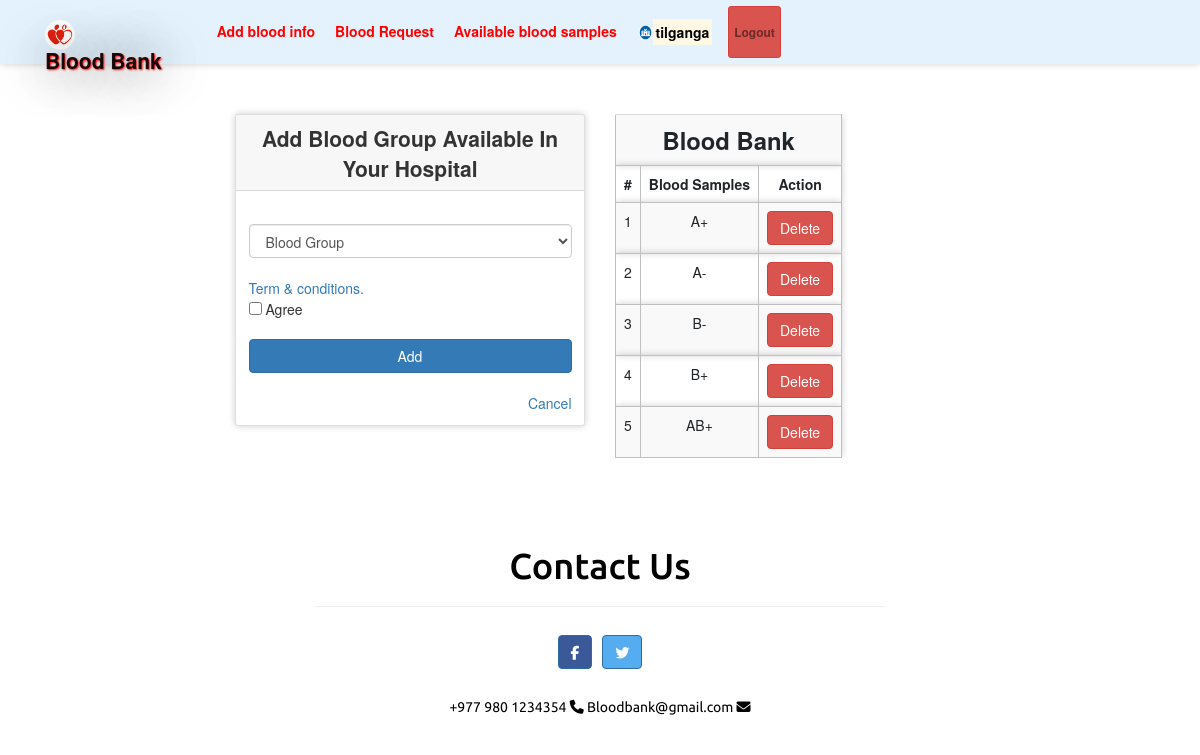
The page /bloodinfo.php (signed in) on the database its author committed.
### tables this page shows
CREATE TABLE `bloodinfo` (
  `bid` int(11) NOT NULL,
  `hid` int(11) NOT NULL,
  `bg` varchar(10) NOT NULL
);

### message.php (called while the page is built, shortened)
<?php $counter=0; if(isset($_GET['msg'])) { ?>
	<div class="col-5 alert alert alert-success alert-dismissible fade show card" id="message">
		<button type="button" class="close" data-dismiss="alert" title="close">&times;</button><?php echo $_GET['msg'];?>
	</div>
<?php }?>

### bloodinfo.php (the view, shortened to what this page needs)
<?php
require 'file/connection.php';
if (!isset($_SESSION['hid'])) {
  header('location:login.php');
} else {
?>
  <!DOCTYPE html>
  <html>
  <?php require 'head.php'; ?>
  <body>
    <?php require 'header.php'; ?>
    <div class="container cont">
      <?php require 'message.php'; ?>
      <div class="row justify-content-center">
        <div class="col-lg-4 col-md-5 col-sm-6 col-xs-7 mb-5">
          <div class="card">
            <div class="card-header title">Add blood group available in your hospital</div>
            <div class="card-body">
              <form action="file/infoAdd.php" method="post">
                <select class="form-control" name="bg" required="">
                  <option disabled selected>Blood Group</option>
                </select><br>
                <a data-toggle="collapse" href="#collapseExample" role="button" aria-expanded="false" aria-controls="collapseExample" title="click to see">Term & conditions. </a><br>
                <input type="checkbox" name="condition" value="agree" required> Agree<br><br>
                <input type="submit" name="add" value="Add" class="btn btn-primary btn-block"><br>
                <a href="index.php" class="float-right" title="click here">Cancel</a>
              </form>
            </div>
          </div>
        </div>
        <?php if (isset($_SESSION['hid'])) {
          $hid = $_SESSION['hid'];
          $sql = "select * from bloodinfo where hid='$hid'";
          $result = mysqli_query($conn, $sql);
        }
        ?>
        <div class="col-lg-4 col-md-5 col-sm-6 col-xs-7 mb-5">
          <table class="table table-striped table-responsive">
            <th colspan="4" class="title">Blood Bank</th>
            <tr>
              <th>#</th>
              <th>Blood Samples</th>
              <th>Action</th>
            </tr>
            <?php while ($row = mysqli_fetch_array($result)) { ?>
              <tr>
                <td><?php echo ++$counter; ?></td>
                <td><?php echo $row['bg']; ?></td>
                <td><a href="file/delete.php?bid=<?php echo $row['bid']; ?>" class="btn btn-danger">Delete</a></td>
              </tr>
            <?php } ?>
          </table>
        </div>
      </div>
    </div>
    <?php require 'footer.php' ?>
  </body>
<?php } ?>

### css/st.css (style rules this page uses)
.cont { padding-top: 20px; text-align: justify; font-size: 1em; }
.card ,nav, .footer,tr,video { border-radius: 3px; transition: all 200ms ease-out; box-shadow: 0px 0px 7px rgba(0, 0, 0, 0.2); }
tr,th,td { border:0.1px solid silver; text-align: center; }
.title { font-weight: bold; font-size: 1.7em; text-transform: capitalize; text-align: center; }
.card-header { font-weight: bolder; font-size: 1.5em; }
form { padding-top: 20px; }
a:link { text-decoration: none; }

### rows shown on the page
bloodinfo: bg "A+"
bloodinfo: bg "A-"
bloodinfo: bg "B-"
bloodinfo: bg "B+"
bloodinfo: bg "AB+"

### other values the page prints
$_SESSION['hname'] "tilganga"
